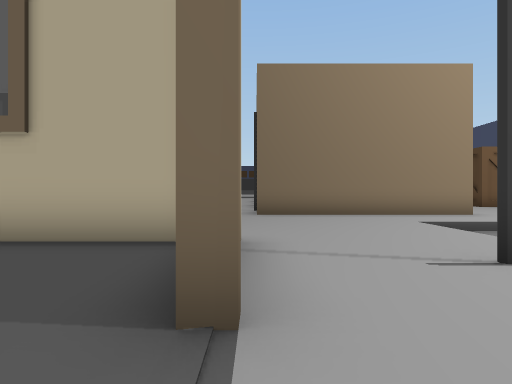
view 1 (above)

24 first-person views from a walk through a scene from a Unity 3-D project. The camera is 0.64 m above the floor, looks level and sees 75° across. The floor is counted in squares, 1 m on a side. Each view is taken from the middle of a square. On the plan, view 1 faces up. The plan holds only what a view shows up to about 10 squares ahead; the rest is blank. The place goes on beyond the plan.

view 2
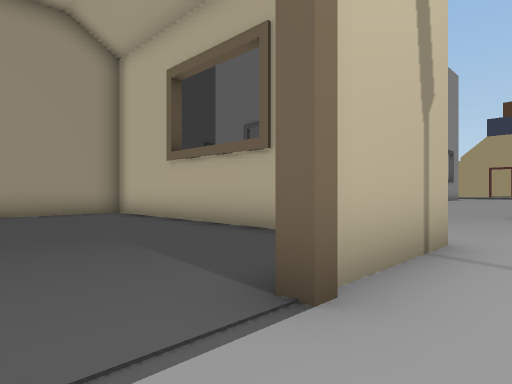

view 3
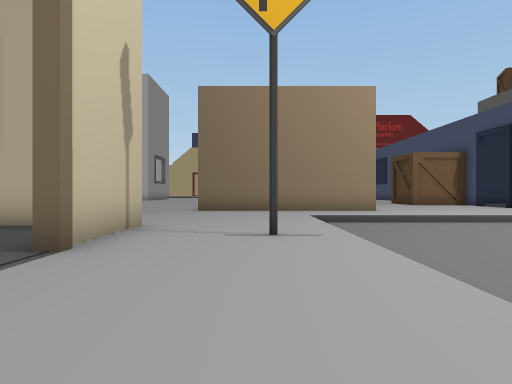

view 4
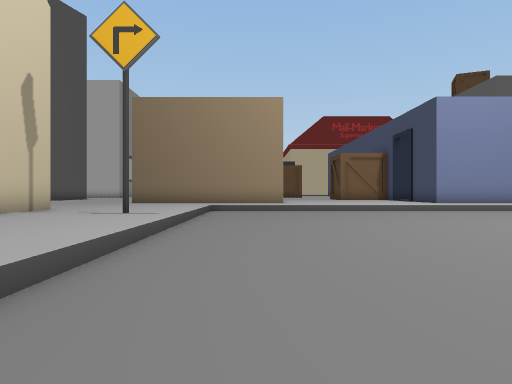

view 5
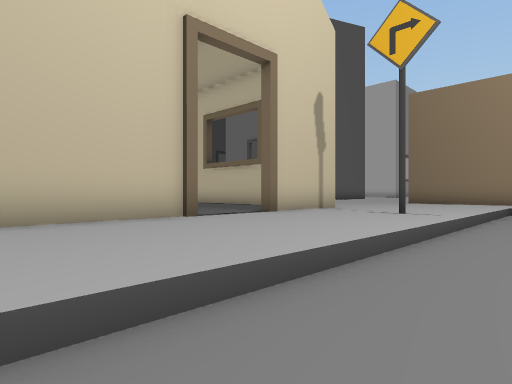

view 6
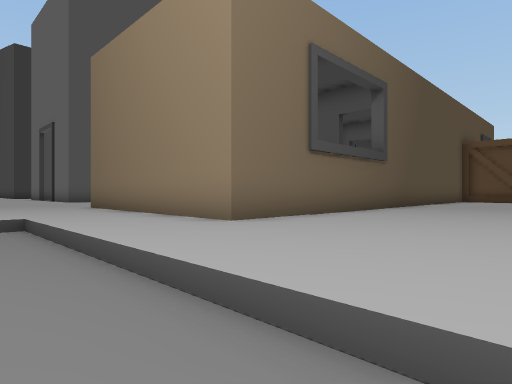

view 7
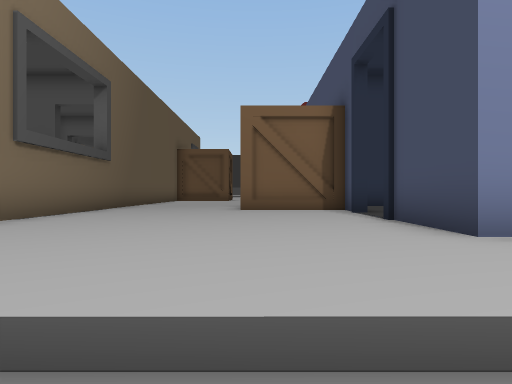

view 8
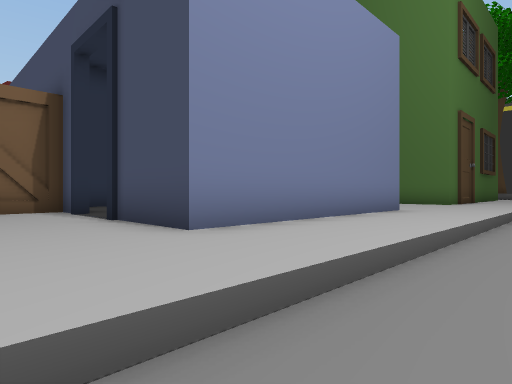

view 9
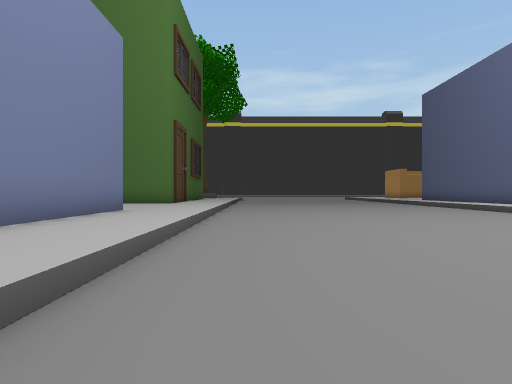

view 10
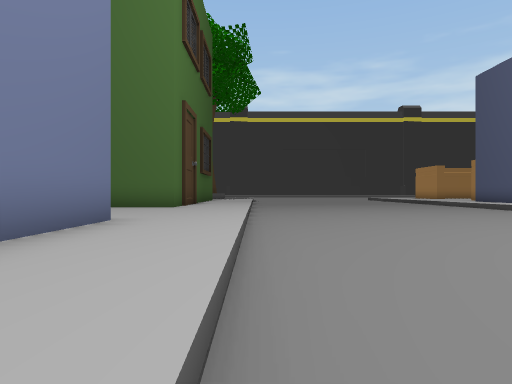

view 11
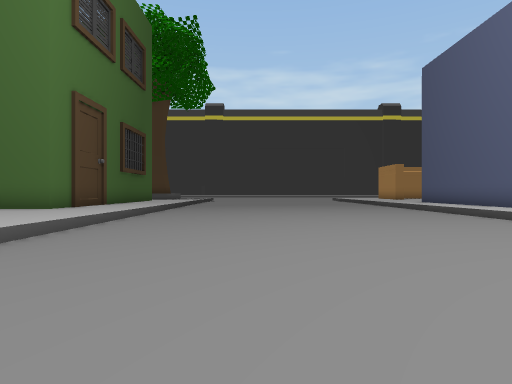

view 12
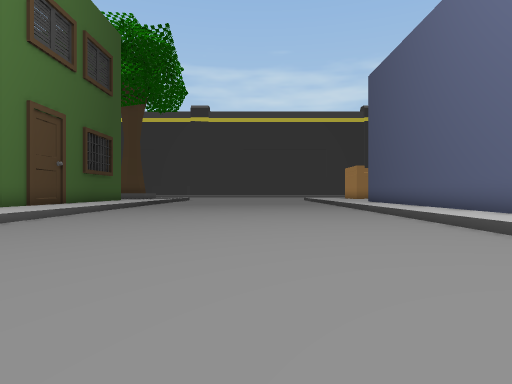

view 13
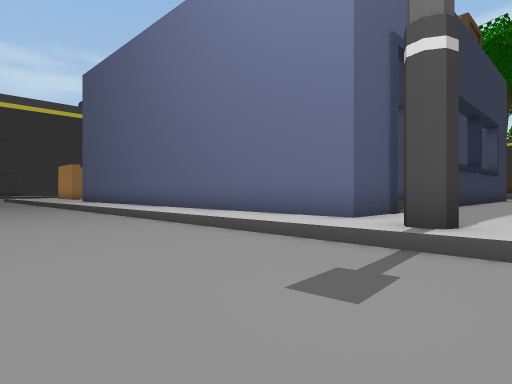

view 14
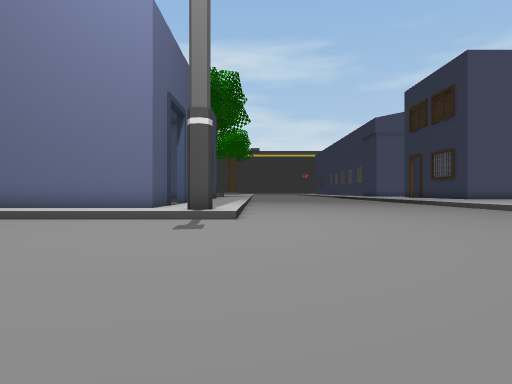

view 15
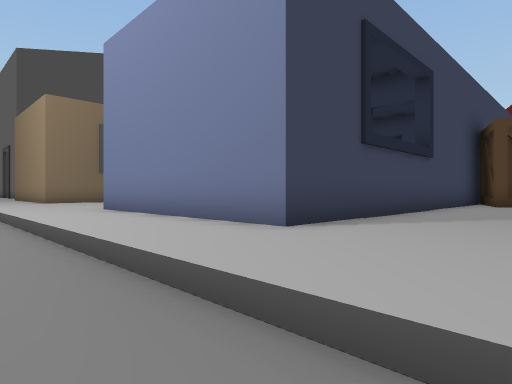

view 16
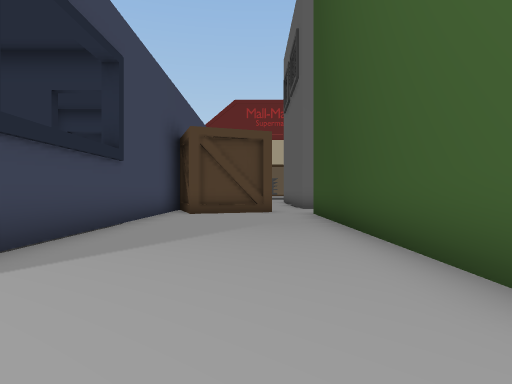

view 17
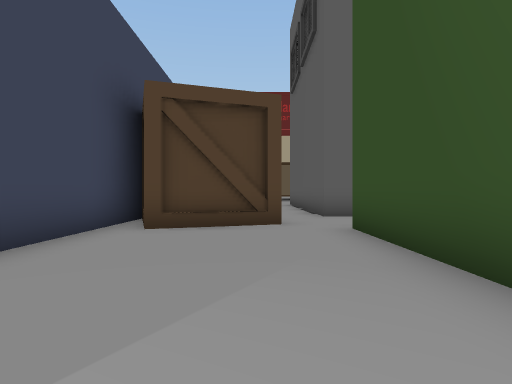

view 18
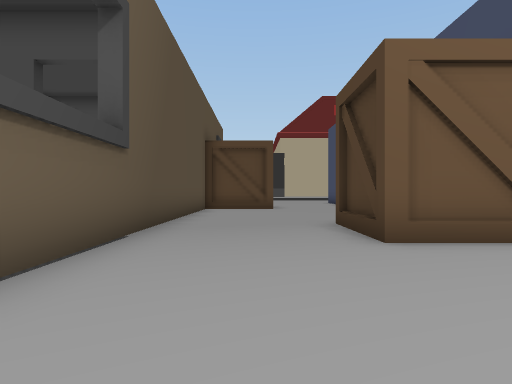

view 19
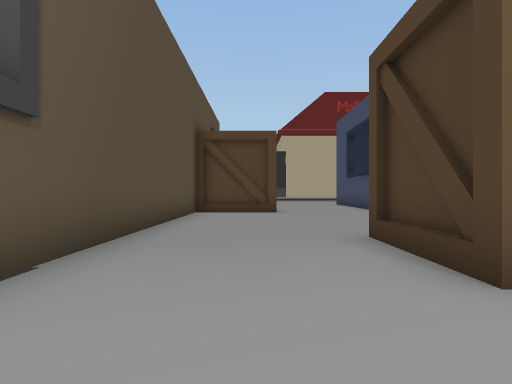

view 20
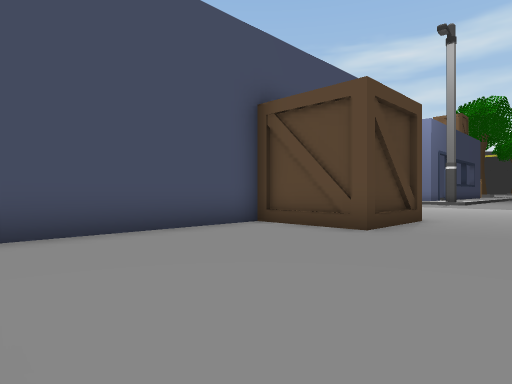

view 21
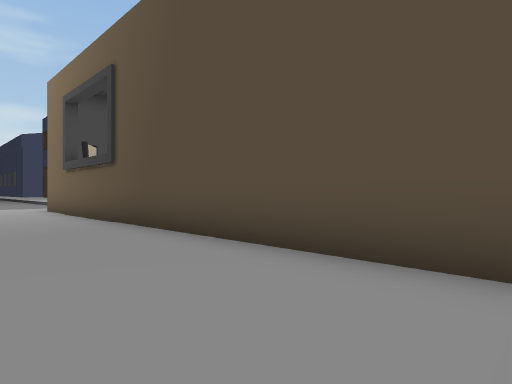

view 22
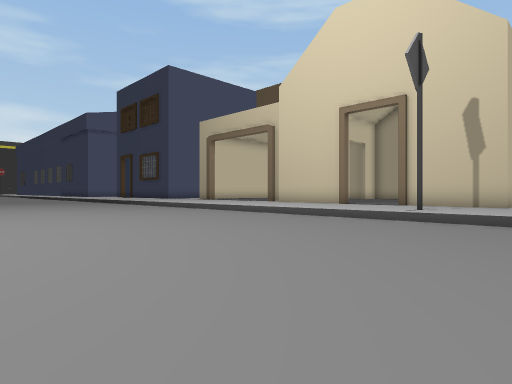

view 23
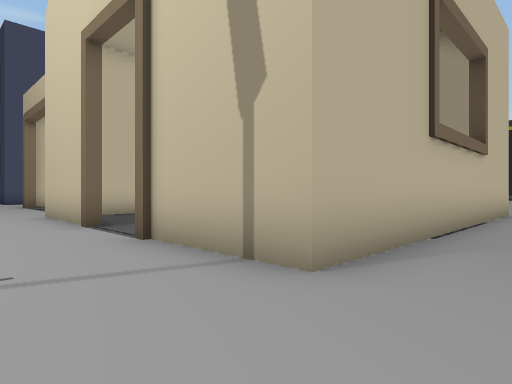

view 24
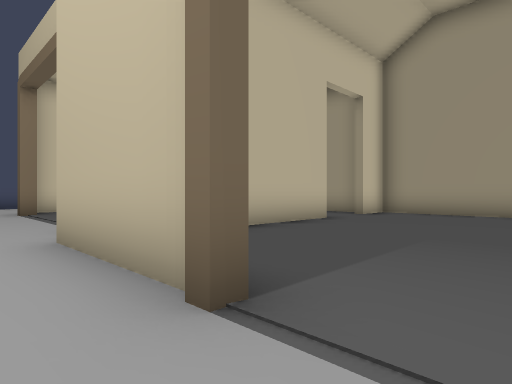

### Floor plan
Key: @ floor where view 1 was taken; # wall or solid block; . main floor; : floor 0.2 m higher than the main floor; / step, stairs or slope; H house; S sign; B box; O other object.
Columns run from 9 left of view 1 to 24 right of it. Each row starts with its distance up from view 1.
 22                O:::::      O   :##
 21                O:::::O     O   :O#
 20                O:::::O     B   ::
 19                O:::::O     O##B::
 18                O:::::O     O#B::#
 17                O:::BBB     O::::#
 16                O:::#  OOOO O::::#
 15                O:::B       O::::#
 14                O:::BBB     O::::#
 13                O:::::O     O::::#
 12               OO::::::     O::::#
 11        ::     OO:::::O     O::::#
 10        ::      O:::::O     O::::OO
  9         :OOOOOOO:::::OOOOOOO::::::
  8         ::::::::::::::::::::::::::
  7         ::::://///////////////////
  6        ::::::.....................
  5  ::::::::::::.....................
  4 HHHHHHHHH#:::.....................
  3 H        #:S:.....................
  2 H        #:::.....................
  1 H        ::::.....................
  0 H        @:::.....................
 -1 H        #:::.....................
 -2 H        #:::.........////////////
 -3 H        #:::.........#/##########
 -4    H#### H:::.........::O

Where each view was taken, in squares from view 1:
view 1: 0 up, 0 right, facing up
view 2: 0 up, 1 right, facing up-left
view 3: 2 down, 2 right, facing up
view 4: 4 down, 5 right, facing up
view 5: 4 down, 5 right, facing up-left
view 6: 6 up, 10 right, facing up-left
view 7: 6 up, 10 right, facing up
view 8: 6 up, 10 right, facing up-right
view 9: 6 up, 10 right, facing right
view 10: 7 up, 13 right, facing right
view 11: 4 up, 14 right, facing right
view 12: 2 up, 13 right, facing right
view 13: 2 up, 12 right, facing down-right
view 14: 6 up, 12 right, facing down
view 15: 6 up, 21 right, facing up-left
view 16: 8 up, 21 right, facing up
view 17: 12 up, 21 right, facing up
view 18: 10 up, 8 right, facing up
view 19: 12 up, 8 right, facing up
view 20: 22 up, 7 right, facing down-right
view 21: 22 up, 9 right, facing down-left
view 22: 6 up, 11 right, facing down-left
view 23: 6 up, 2 right, facing down-left
view 24: 1 up, 1 right, facing down-left
